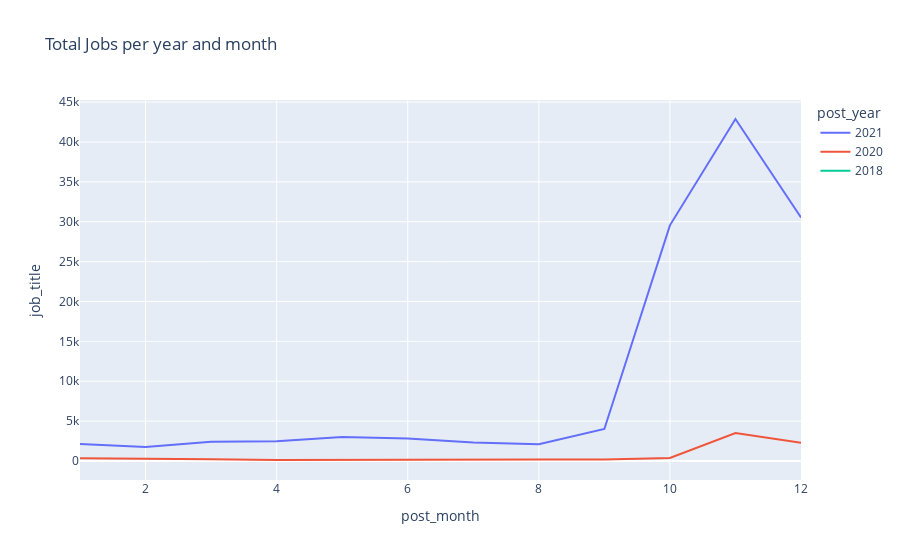

The notebook cell this image was saved under:
### Code cell
import plotly.express as px
# px.bar(totalJobsByYearMonth(df).reset_index().reset_index(), x='post_month', y='job_title')
aux = totalJobsByYearMonth(df, 'post_date').reset_index().reset_index()
fig = px.line(aux,  x='post_month', y='job_title', 
              color='post_year', title='Total Jobs per year and month')
fig.show()

### Figure 1 — Plotly figure (JSON) as saved in the notebook; plotly's stock layout.template omitted (floating-point values rounded to 4 significant figures)
{"data": [{"hovertemplate": "post_year=2021<br>post_month=%{x}<br>job_title=%{y}<extra></extra>", "legendgroup": "2021", "line": {"color": "#636efa", "dash": "solid"}, "marker": {"symbol": "circle"}, "mode": "lines", "name": "2021", "orientation": "v", "showlegend": true, "type": "scatter", "x": [12, 11, 10, 9, 8, 7, 6, 5, 4, 3, 2, 1], "xaxis": "x", "y": [30521, 42880, 29550, 4019, 2112, 2309, 2831, 3000, 2466, 2406, 1747, 2121], "yaxis": "y"}, {"hovertemplate": "post_year=2020<br>post_month=%{x}<br>job_title=%{y}<extra></extra>", "legendgroup": "2020", "line": {"color": "#EF553B", "dash": "solid"}, "marker": {"symbol": "circle"}, "mode": "lines", "name": "2020", "orientation": "v", "showlegend": true, "type": "scatter", "x": [12, 11, 10, 9, 8, 7, 6, 5, 4, 3, 2, 1], "xaxis": "x", "y": [2273, 3497, 381, 187, 199, 203, 184, 164, 122, 225, 301, 361], "yaxis": "y"}, {"hovertemplate": "post_year=2018<br>post_month=%{x}<br>job_title=%{y}<extra></extra>", "legendgroup": "2018", "line": {"color": "#00cc96", "dash": "solid"}, "marker": {"symbol": "circle"}, "mode": "lines", "name": "2018", "orientation": "v", "showlegend": true, "type": "scatter", "x": [11], "xaxis": "x", "y": [1], "yaxis": "y"}], "layout": {"legend": {"title": {"text": "post_year"}, "tracegroupgap": 0}, "title": {"text": "Total Jobs per year and month"}, "xaxis": {"anchor": "y", "domain": [0, 1], "title": {"text": "post_month"}}, "yaxis": {"anchor": "x", "domain": [0, 1], "title": {"text": "job_title"}}}}
